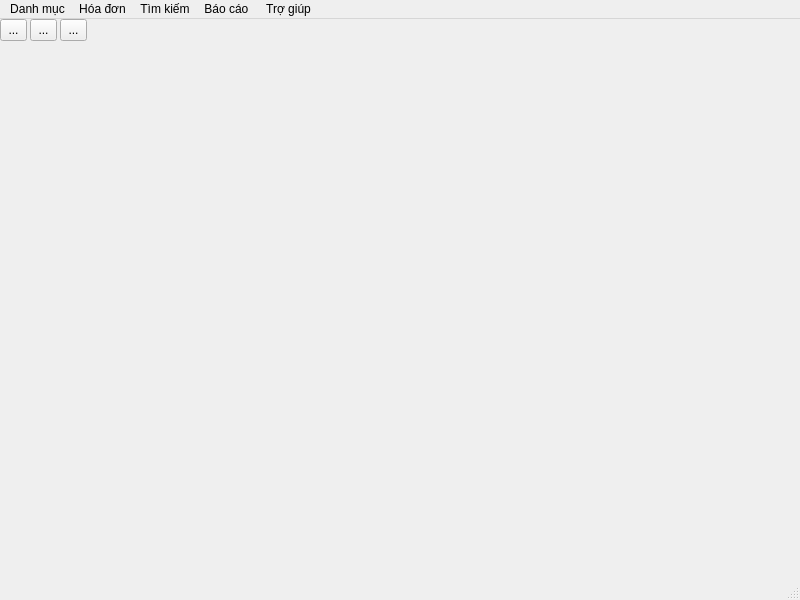
<?xml version="1.0" encoding="UTF-8"?>
<ui version="4.0">
 <class>MainWindow</class>
 <widget class="QMainWindow" name="MainWindow">
  <property name="geometry">
   <rect>
    <x>0</x>
    <y>0</y>
    <width>800</width>
    <height>600</height>
   </rect>
  </property>
  <property name="windowTitle">
   <string>MainWindow</string>
  </property>
  <widget class="QWidget" name="centralwidget">
   <widget class="QToolButton" name="toolButton">
    <property name="geometry">
     <rect>
      <x>0</x>
      <y>0</y>
      <width>27</width>
      <height>22</height>
     </rect>
    </property>
    <property name="text">
     <string>...</string>
    </property>
    <property name="icon">
     <iconset>
      <normaloff>F:/Hình ảnh/Saved Pictures/save.png</normaloff>F:/Hình ảnh/Saved Pictures/save.png</iconset>
    </property>
   </widget>
   <widget class="QToolButton" name="toolButton_2">
    <property name="geometry">
     <rect>
      <x>30</x>
      <y>0</y>
      <width>27</width>
      <height>22</height>
     </rect>
    </property>
    <property name="text">
     <string>...</string>
    </property>
   </widget>
   <widget class="QToolButton" name="toolButton_3">
    <property name="geometry">
     <rect>
      <x>60</x>
      <y>0</y>
      <width>27</width>
      <height>22</height>
     </rect>
    </property>
    <property name="text">
     <string>...</string>
    </property>
   </widget>
  </widget>
  <widget class="QStatusBar" name="statusbar"/>
  <widget class="QMenuBar" name="menubar">
   <property name="geometry">
    <rect>
     <x>0</x>
     <y>0</y>
     <width>800</width>
     <height>26</height>
    </rect>
   </property>
   <widget class="QMenu" name="menuDanh_m_c">
    <property name="title">
     <string>Danh mục</string>
    </property>
    <addaction name="actionCh_t_li_u"/>
    <addaction name="separator"/>
    <addaction name="actionNhanVien"/>
    <addaction name="separator"/>
    <addaction name="actionH_ng_h_a"/>
   </widget>
   <widget class="QMenu" name="menuH_a_n">
    <property name="title">
     <string>Hóa đơn</string>
    </property>
    <addaction name="actionH_a_n_b_n"/>
    <addaction name="separator"/>
    <addaction name="actionH_a_n_nh_p_h_ng"/>
   </widget>
   <widget class="QMenu" name="menuT_m_ki_m">
    <property name="title">
     <string>Tìm kiếm</string>
    </property>
    <addaction name="actionH_a_n"/>
    <addaction name="separator"/>
    <addaction name="actionH_ng"/>
    <addaction name="separator"/>
    <addaction name="actionKh_ch_h_ng"/>
   </widget>
   <widget class="QMenu" name="menuB_o_c_o">
    <property name="title">
     <string>Báo cáo </string>
    </property>
    <addaction name="actionH_ng_t_n"/>
    <addaction name="separator"/>
    <addaction name="actionDoanh_thu"/>
   </widget>
   <widget class="QMenu" name="menuTr_gi_p">
    <property name="title">
     <string>Trợ giúp</string>
    </property>
    <addaction name="actionTr_gi_p"/>
   </widget>
   <addaction name="menuDanh_m_c"/>
   <addaction name="menuH_a_n"/>
   <addaction name="menuT_m_ki_m"/>
   <addaction name="menuB_o_c_o"/>
   <addaction name="menuTr_gi_p"/>
  </widget>
  <action name="actionCh_t_li_u">
   <property name="text">
    <string>Chất liệu</string>
   </property>
  </action>
  <action name="actionNhanVien">
   <property name="text">
    <string>Nhân viên</string>
   </property>
  </action>
  <action name="actionH_ng_h_a">
   <property name="text">
    <string>Hàng hóa</string>
   </property>
  </action>
  <action name="actionH_a_n_b_n">
   <property name="text">
    <string>Hóa đơn bán</string>
   </property>
  </action>
  <action name="actionH_a_n_nh_p_h_ng">
   <property name="text">
    <string>Hóa đơn nhập hàng</string>
   </property>
  </action>
  <action name="actionH_a_n">
   <property name="text">
    <string>Hóa đơn</string>
   </property>
  </action>
  <action name="actionH_ng">
   <property name="text">
    <string>Hàng</string>
   </property>
  </action>
  <action name="actionKh_ch_h_ng">
   <property name="text">
    <string>Khách hàng</string>
   </property>
  </action>
  <action name="actionH_ng_t_n">
   <property name="text">
    <string>Hàng tồn</string>
   </property>
  </action>
  <action name="actionDoanh_thu">
   <property name="text">
    <string>Doanh thu</string>
   </property>
  </action>
  <action name="actionTr_gi_p">
   <property name="text">
    <string>Trợ giúp</string>
   </property>
  </action>
 </widget>
 <resources/>
 <connections/>
</ui>
